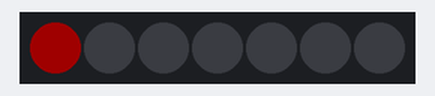
Recording of a sketch running on a simulated Arduino Uno, built with avr-gcc and run on an emulated ATmega328P. On the bench: 7 RGB LEDs in strip order, left to right. Dim RGB values are drawn brighter than linear.

Above: at 0.1 s.
At 0.6 s:
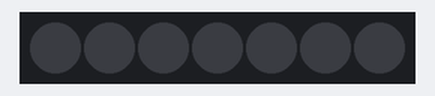
Timing chart, 0 to 130.0 s (numbered marks = the images above):
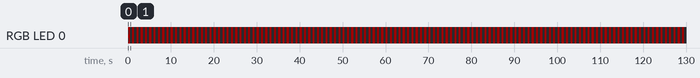

Measured:
- by itself, RGB LED 0: alternates RGB(32, 0, 0) for 0.50 s and off for 0.50 s

The sketch:

Blink.ino
```cpp
#include <FastLED.h>

// How many leds in your strip?
#define NUM_LEDS 7
#define BRIGHTNESS 32
// Which pin are we going to send the data along?
#define DATA_PIN 3

// Define the array of leds
CRGB leds[NUM_LEDS];

void setup() {
      // What type of LEDs are we using and which order are we sending the data in?
      FastLED.addLeds<WS2811, DATA_PIN, GRB>(leds, NUM_LEDS);
      // Dim the LEDs
      FastLED.setBrightness(BRIGHTNESS);

}

void loop() {
  // Set the LED's value to be red
  leds[0] = CRGB::Red;
  // Send the data to the LEDs
  FastLED.show();
  // Pause for half a second
  delay(500);
  // Set the LED's value to be off
  leds[0] = CRGB::Black;
  // Send the data to the LEDs
  FastLED.show();
  // Pause for half a second
  delay(500);
}
```
